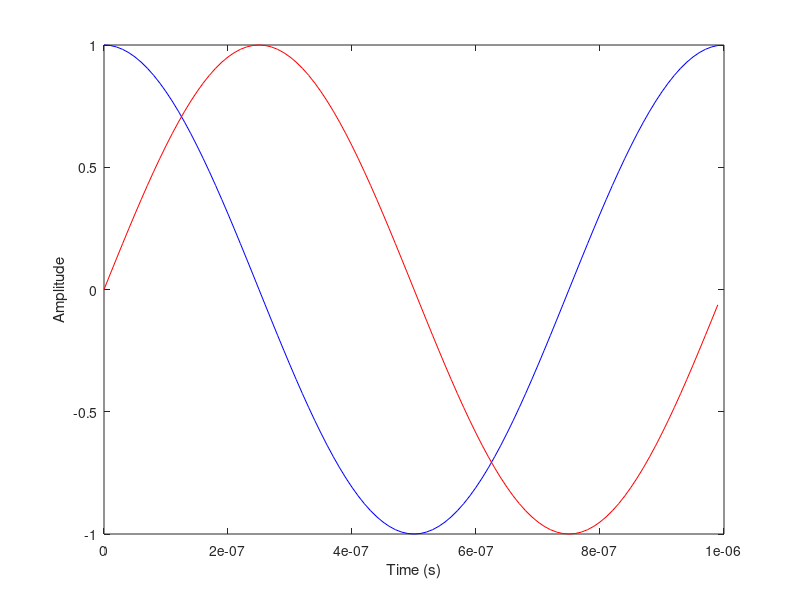
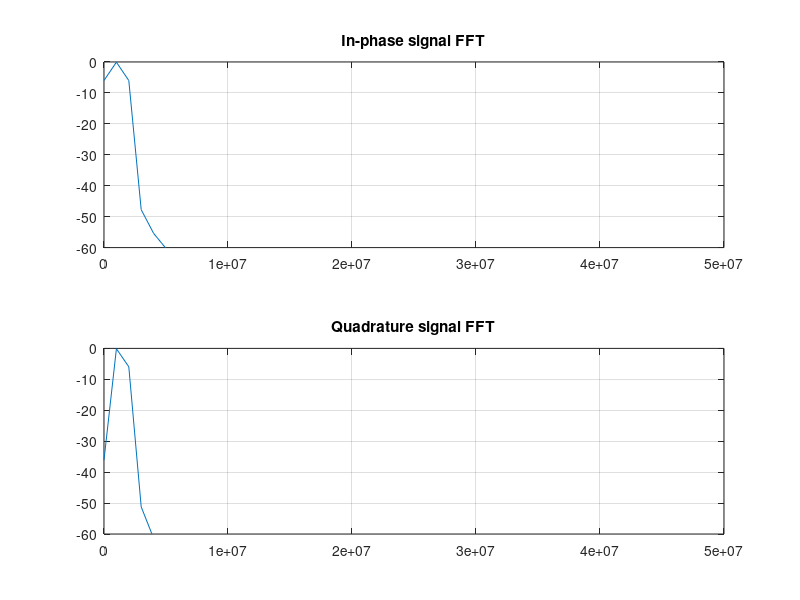

Write the MATLAB code that produced these figures, in order.
clear;
close all;
pkg load signal;

fc = 1e6; %tone frequency
fs = 100e6; %sample rate
num_samples = 100;
num_bits = 16;
T = num_samples/fs;
t = 0:(1/fs):T-(1/fs);

% unsigned / offset binary format
signal_i = cos(2 * pi * fc * t);
signal_q = sin(2 * pi * fc * t);
signal_i_out = round((signal_i + ones(1,length(t)))/2*(2^num_bits-1)).';
signal_q_out = round((signal_q + ones(1,length(t)))/2*(2^num_bits-1)).';
save -v7 signal_i.mat signal_i;
save -v7 signal_q.mat signal_q;
data = [1, 0; 0, 1];
interleaved_data = zeros(length(t), 2);
interleaved_data(:,1) = signal_i;
interleaved_data(:,2) = signal_q;
interleaved_data_2 = zeros(1, 2 * length(t));
interleaved_data_2(1:2:end) = signal_i;
interleaved_data_2(2:2:end) = signal_q;
Ch1_CFrequency_Hz = 0.1000;
Ch1_ChannelName = 'IQValues';
Ch1_Clock_Hz = 1.0000e+08;
Ch1_Data = interleaved_data;
Ch1_Samples = num_samples;
Comment = 'tone';
DataType = 'float32';
Format = 'complex';
Name = 'Tone';
NumberOfChannels = 1;
save -v6 signal.mat Ch1_CFrequency_Hz Ch1_ChannelName Ch1_Clock_Hz Ch1_Data Ch1_Samples Comment DataType Format Name NumberOfChannels;
save -v6 test.mat data;

figure;
% Plot the modulated signal
plot(t, signal_i, 'b', t, signal_q, 'r');
xlabel('Time (s)');
ylabel('Amplitude');

figure;
N = length(t);
f_ss = (0:N/2-1) * (fs/N);
window_correction_factor = 2;
w = hann(length(t)).' * window_correction_factor;
signal_i_windowed = w.*signal_i;
signal_q_windowed = w.*signal_q;
fft_i = fft(signal_i_windowed)/N;
fft_i = fft_i(1:(N/2)); % single-sided spectrum
fft_i(2:end-1) = 2*fft_i(2:end-1);
fft_q = fft(signal_q_windowed)/N;
fft_q = fft_q(1:(N/2)); % single-sided spectrum
fft_q(2:end-1) = 2*fft_q(2:end-1);
subplot(2,1,1);
plot(f_ss, 20*log10(abs(fft_i)));
title("In-phase signal FFT");
ylim([-60 0]);
grid on
subplot(2,1,2);
plot(f_ss, 20*log10(abs(fft_q)));
title("Quadrature signal FFT");
ylim([-60 0]);
grid on
